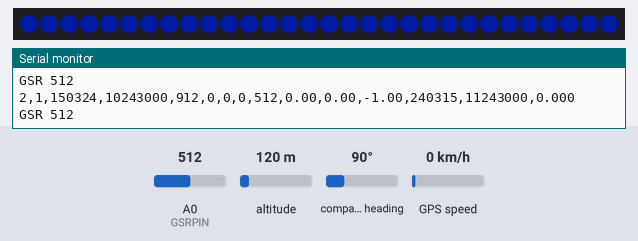
A sketch run on a simulated Arduino Mega 2560, built with avr-gcc and run on an emulated ATmega2560. Parts: 30 RGB LEDs in strip order, left to right, the last lines printed to the serial monitor. Inputs (shaded band) come from the test bench; at power-on: A0 (GSRPIN) = 512, altitude 120 m, GPS speed 0 km/h, compass heading 90°. Dim RGB values are drawn brighter than linear; storage starts empty; the GPS gets a fix after 3 s at 37.7749, -122.4194 with 8 satellites.

Above: at 1.2 s.
1.3 s: A0 (GSRPIN) set to 716
At 1.7 s:
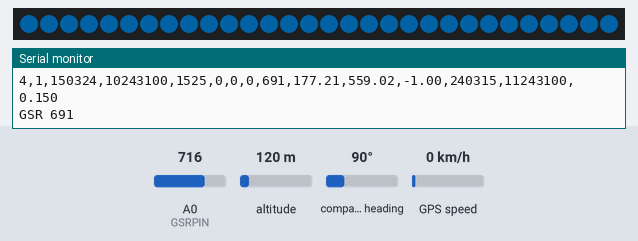
At 2.63 s:
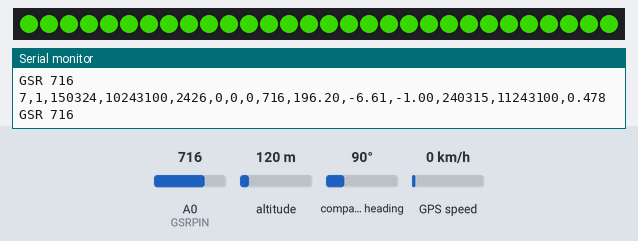
6.8 s: altitude set to 109 m
11.1 s: altitude set to 92 m
At 13.89 s:
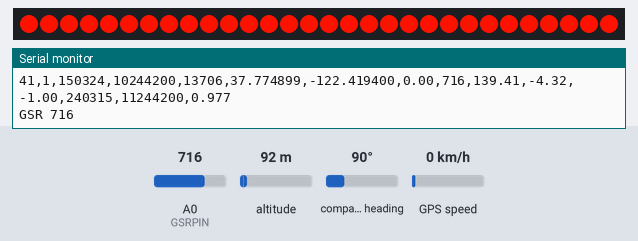
14.5 s: GPS speed set to 30 km/h
18.8 s: A0 (GSRPIN) set to 992
Timing chart, 0 to 21.8 s (numbered marks = the images above; inputs shaded):
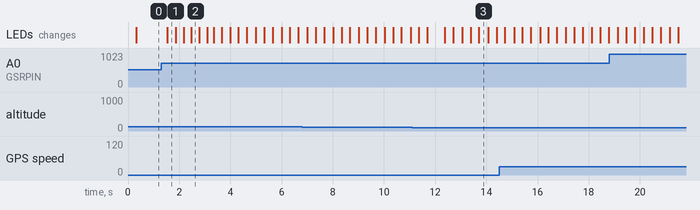

The sketch:

SKILLS_2___ledlightinggsr.ino
```cpp
#include <TinyGPS++.h>
#include <SPI.h>
#include <SdFat.h>
#include <math.h>
#include <Adafruit_NeoPixel.h>

// ================= GPS =================
TinyGPSPlus gps;

// ================= SD (SdFat) =================
SdFat SD;
SdFile dataFile;
const int chipSelect = 4;

// Generate a new filename at each startup (instead of the fixed Data.csv)
char filename[24];  // e.g. "250116_093300.csv" or "BOOT0001.csv"

// ================= GSR =================
const int GSRPIN = A0;

// ================= LED (WS2812/NeoPixel) =================
#define LED_PIN    6
#define LED_COUNT  30   // !!! If you cut less than 30 pieces, please change to the actual number (e.g., 5)
Adafruit_NeoPixel strip(LED_COUNT, LED_PIN, NEO_GRB + NEO_KHZ800);

// Everything else remains the same, just make the LED more sensitive: apply gain + gamma after rawLevel
const float LED_SMOOTH = 0.15f;   // Smaller values make it more responsive (recommended 0.10~0.20)
const float LED_GAIN   = 1.8f;    // Larger values make it more sensitive (recommended 1.3~2.2)
const float LED_GAMMA  = 0.60f;   // <1 amplifies small fluctuations (recommended 0.50~0.80)
float ledLevel = 0.0f;            // 0~1

// Dynamic range tracking (automatic gain): ensures noticeable changes for different people/environments
float scrAbsEMA   = 5.0f;
float slopeAbsEMA = 2.0f;
const float RANGE_ALPHA = 0.02f;

// ================= Index =================
unsigned long indexCount = 0;

// ================= SCR / Slope / Recovery =================
float gsr_baseline = NAN;
float scr = 0.0f;
float prev_scr = 0.0f;
unsigned long prev_ms = 0;
float slope_cps = 0.0f;

bool in_event = false;
unsigned long recovery_start_ms = 0;
float recovery_time_s = -1.0f;

const float BASELINE_ALPHA = 0.01f;
const float EVENT_ON_TH = 8.0f;
const float EVENT_OFF_TH = 3.0f;
const float RECOVER_BAND = 2.0f;

// ---------- Date/Time helpers (no extra libraries) ----------
static bool isLeap(int y) {
  return ((y % 4 == 0) && (y % 100 != 0)) || (y % 400 == 0);
}
static int dim(int y, int m) {
  static const int d[12] = {31,28,31,30,31,30,31,31,30,31,30,31};
  if (m == 2) return d[m-1] + (isLeap(y) ? 1 : 0);
  return d[m-1];
}

// add hours to (y,m,d,hh) with date carry
static void addHours(int &y, int &m, int &dday, int &hh, int addh) {
  hh += addh;
  while (hh >= 24) {
    hh -= 24;
    dday++;
    if (dday > dim(y, m)) {
      dday = 1;
      m++;
      if (m > 12) { m = 1; y++; }
    }
  }
  while (hh < 0) {
    hh += 24;
    dday--;
    if (dday < 1) {
      m--;
      if (m < 1) { m = 12; y--; }
      dday = dim(y, m);
    }
  }
}

// build BOOTxxxx.csv name
static void makeBootFilename(char *out, size_t n) {
  for (int i = 0; i < 10000; i++) {
    snprintf(out, n, "BOOT%04d.csv", i);
    if (!SD.exists(out)) return;
  }
  snprintf(out, n, "BOOTX.csv");
}

// build YYMMDD_HHMMSS.csv from GPS UTC time (if valid)
static bool makeGpsFilenameUTC(char *out, size_t n) {
  if (!(gps.date.isValid() && gps.time.isValid())) return false;

  int y = gps.date.year();    // 4-digit
  int mo = gps.date.month();
  int da = gps.date.day();
  int hh = gps.time.hour();
  int mi = gps.time.minute();
  int ss = gps.time.second();

  int yy = y % 100;
  snprintf(out, n, "%02d%02d%02d_%02d%02d%02d.csv", yy, mo, da, hh, mi, ss);

  // if exists, add small suffix
  if (SD.exists(out)) {
    for (int k = 1; k < 100; k++) {
      snprintf(out, n, "%02d%02d%02d_%02d%02d%02d_%02d.csv", yy, mo, da, hh, mi, ss, k);
      if (!SD.exists(out)) return true;
    }
  }
  return true;
}

// ====== LED color mapping: blue -> green -> yellow -> red, brightness scales with level ======
static uint32_t colorFromLevel(float x, uint8_t brightness) {
  x = constrain(x, 0.0f, 1.0f);

  uint8_t r=0, g=0, b=0;

  if (x < 0.4f) {
    float t = x / 0.4f;          // 0..1
    // blue(0,0,255) -> green(0,255,0)
    r = 0;
    g = (uint8_t)(255 * t);
    b = (uint8_t)(255 * (1.0f - t));
  } else if (x < 0.7f) {
    float t = (x - 0.4f) / 0.3f; // 0..1
    // green(0,255,0) -> yellow(255,255,0)
    r = (uint8_t)(255 * t);
    g = 255;
    b = 0;
  } else {
    float t = (x - 0.7f) / 0.3f; // 0..1
    // yellow(255,255,0) -> red(255,0,0)
    r = 255;
    g = (uint8_t)(255 * (1.0f - t));
    b = 0;
  }

  // apply brightness
  r = (uint8_t)((uint16_t)r * brightness / 255);
  g = (uint8_t)((uint16_t)g * brightness / 255);
  b = (uint8_t)((uint16_t)b * brightness / 255);

  return strip.Color(r, g, b);
}

static void showEmotionLED(float level01) {
  level01 = constrain(level01, 0.0f, 1.0f);
  uint8_t bri = (uint8_t)constrain(30 + (int)(225 * level01), 0, 255);
  uint32_t c = colorFromLevel(level01, bri);

  for (int i = 0; i < LED_COUNT; i++) strip.setPixelColor(i, c);
  strip.show();
}

void setup() {
  Serial.begin(9600);
  Serial1.begin(9600);   // GPS on Serial1

  while (!Serial) {}

  Serial.println("System start");

  // ---------- LED init ----------
  strip.begin();
  strip.show();            // all off
  strip.setBrightness(255);

  // ---------- SD init ----------
  if (!SD.begin(chipSelect, SD_SCK_MHZ(4))) {
    Serial.println("SD init failed");
    SD.initErrorHalt();
  }
  Serial.println("SD init OK");

  // ---------- Generate NEW CSV filename each boot ----------
  // Try briefly to get GPS time for nicer filename
  unsigned long t0 = millis();
  while (millis() - t0 < 2000) {           // <= 2s wait for GPS NMEA (does not affect subsequent logic)
    while (Serial1.available()) gps.encode(Serial1.read());
    if (gps.date.isValid() && gps.time.isValid()) break;
  }

  if (!makeGpsFilenameUTC(filename, sizeof(filename))) {
    makeBootFilename(filename, sizeof(filename));
  }

  Serial.print("Log file: ");
  Serial.println(filename);

  // ---------- Write CSV header ----------
  if (!SD.exists(filename)) {
    if (dataFile.open(filename, O_RDWR | O_CREAT | O_AT_END)) {
      dataFile.println("index,gpsTimeValid,date,time,millis,lat,lng,speed_mph,gsr,scr,slope_cps,recovery_s,it_date,it_time,emo_level");
      dataFile.close();
      Serial.println("CSV header written");
    }
  }

  prev_ms = millis();
}

void loop() {
  // ---------- Read GPS stream ----------
  while (Serial1.available()) {
    gps.encode(Serial1.read());
  }

  // ---------- Read GSR (50-sample average) ----------
  long gsr_sum = 0;
  for (int i = 0; i < 50; i++) {
    gsr_sum += analogRead(GSRPIN);
    delay(5);
  }
  int gsr_average = gsr_sum / 50;

  // ---------- SCR / baseline / slope / recovery ----------
  unsigned long now_ms = millis();
  float dt_s = (now_ms - prev_ms) / 1000.0f;
  if (dt_s <= 0) dt_s = 0.001f;

  if (isnan(gsr_baseline)) {
    gsr_baseline = (float)gsr_average;
  } else {
    gsr_baseline = (1.0f - BASELINE_ALPHA) * gsr_baseline + BASELINE_ALPHA * (float)gsr_average;
  }

  scr = (float)gsr_average - gsr_baseline;
  slope_cps = (scr - prev_scr) / dt_s;

  if (!in_event && scr >= EVENT_ON_TH) {
    in_event = true;
    recovery_time_s = -1.0f;
  }
  if (in_event && scr <= EVENT_OFF_TH) {
    in_event = false;
    recovery_start_ms = now_ms;
    recovery_time_s = 0.0f;
  }

  if (recovery_time_s >= 0.0f) {
    recovery_time_s = (now_ms - recovery_start_ms) / 1000.0f;
    if (fabs(scr) <= RECOVER_BAND) {
      recovery_start_ms = now_ms; // Keep basically unchanged (freeze)
    }
  }

  prev_scr = scr;
  prev_ms = now_ms;

  // ---------- Check GPS time ----------
  bool gpsTimeValid = gps.time.isValid() && gps.date.isValid();

  // ---------- Italy local time (GPS time + 1 hour, NO DST) ----------
  unsigned long it_date = 0;
  unsigned long it_time = 0;

  if (gpsTimeValid) {
    int y  = gps.date.year();
    int mo = gps.date.month();
    int da = gps.date.day();

    int hh = gps.time.hour();
    int mi = gps.time.minute();
    int ss = gps.time.second();
    int cc = gps.time.centisecond();

    addHours(y, mo, da, hh, 1);

    int yy = y % 100;
    it_date = (unsigned long)(yy * 10000UL + mo * 100UL + da);
    it_time = (unsigned long)(hh * 1000000UL + mi * 10000UL + ss * 100UL + cc);
  }

  // ================= LED "emotion" metric (more visible/detectable, everything else unchanged) =================
  float scrAbs   = fabs(scr);
  float slopeAbs = fabs(slope_cps);

  // Dynamic range tracking (keep as original)
  scrAbsEMA   = (1.0f - RANGE_ALPHA) * scrAbsEMA   + RANGE_ALPHA * scrAbs;
  slopeAbsEMA = (1.0f - RANGE_ALPHA) * slopeAbsEMA + RANGE_ALPHA * slopeAbs;

  float scrRef   = max(scrAbsEMA,   1.0f);
  float slopeRef = max(slopeAbsEMA, 0.5f);

  // Normalize (keep as original)
  float scrN   = scrAbs   / (scrRef   * 2.0f);
  float slopeN = slopeAbs / (slopeRef * 2.5f);

  float rawLevel = 0.55f * scrN + 0.45f * slopeN;
  rawLevel = constrain(rawLevel, 0.0f, 1.0f);

  // Sensitivity boost (keep as original)
  rawLevel = constrain(rawLevel * LED_GAIN, 0.0f, 1.0f);
  rawLevel = pow(rawLevel, LED_GAMMA);

  // Key enhancement: minimum visible "floor" + peak hold (LED display only)
  const float LED_FLOOR = 0.06f;  // 0.04~0.10
  const float PEAK_HOLD = 0.12f;  // 0.08~0.20

  static float held = 0.0f;
  held = max(rawLevel, held * (1.0f - PEAK_HOLD));

  // Smooth (keep as original)
  ledLevel = (1.0f - LED_SMOOTH) * ledLevel + LED_SMOOTH * held;

  // Show LED (always visible)
  showEmotionLED(max(ledLevel, LED_FLOOR));

  // ---------- Build CSV line ----------
  String line = "";
  line += String(indexCount); line += ",";
  line += (gpsTimeValid ? "1," : "0,");

  if (gpsTimeValid) {
    line += String(gps.date.value()); line += ",";
    line += String(gps.time.value()); line += ",";
  } else {
    line += "0,0,";
  }

  line += String(now_ms); line += ",";

  line += (gps.location.isValid() ? String(gps.location.lat(), 6) : "0"); line += ",";
  line += (gps.location.isValid() ? String(gps.location.lng(), 6) : "0"); line += ",";
  line += (gps.speed.isValid()    ? String(gps.speed.mph())        : "0"); line += ",";

  line += String(gsr_average); line += ",";
  line += String(scr, 2); line += ",";
  line += String(slope_cps, 2); line += ",";
  line += String(recovery_time_s, 2);

  // Append Italy local time
  line += ",";
  line += String(it_date);
  line += ",";
  line += String(it_time);

  // Append emotion level
  line += ",";
  line += String(ledLevel, 3);

  // Always print to Serial
  Serial.println(line);

 // Keep your current GSR output (may interfere with Serial Plotter parsing multiple columns; if you want to plot curves, it is recommended to comment out)
  Serial.print("GSR ");
  Serial.println(gsr_average);

  // Always write to SD
  if (dataFile.open(filename, O_RDWR | O_CREAT | O_AT_END)) {
    dataFile.println(line);
    dataFile.close();
    indexCount++;
  } else {
    Serial.println("SD write failed");
  }
}
```

Measured:
- the behaviour switches between 100 and 99 m on altitude (found by bisection; images 2 and 3)
- after the input at 1.3 s, the LEDs: change after 0.23 s (image 1)
